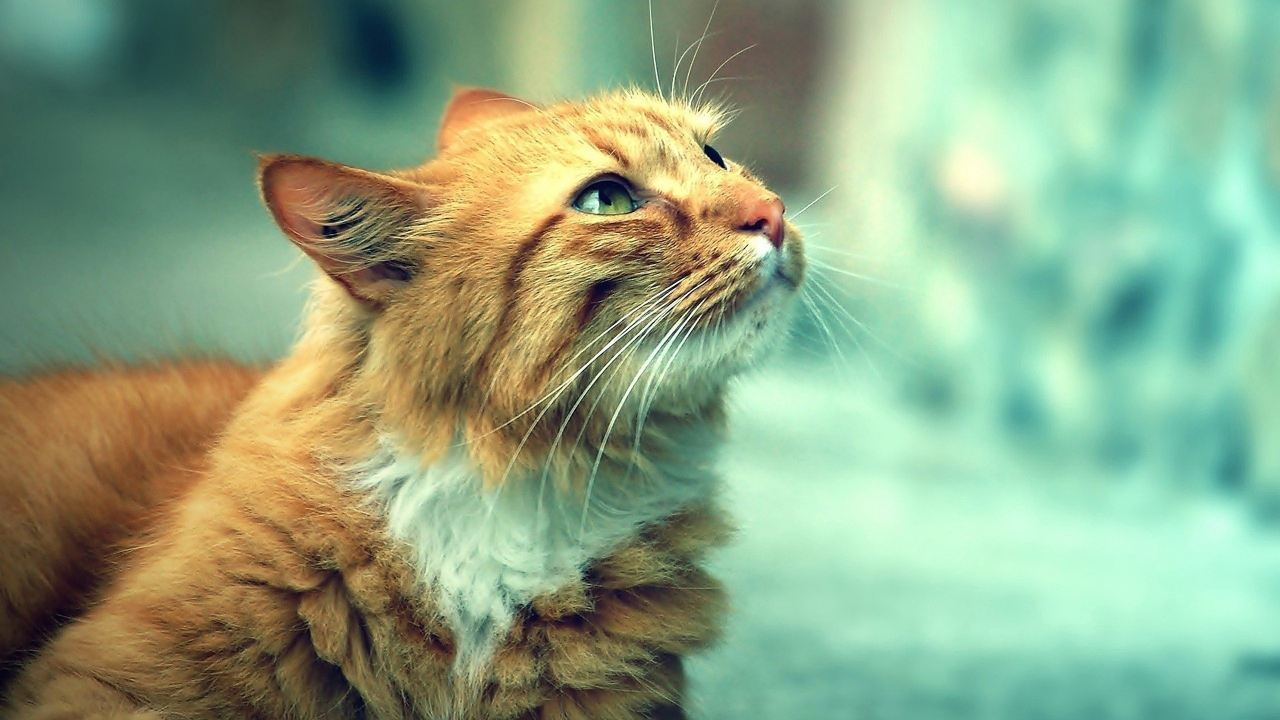
#> input picture 201911019_201911020-ProjectCode/1.jpg, 2560 x 1440 px, found by its file name (shown at 1/2 size)
$ jupyter execute --allow-errors HistoEqualize.ipynb   (shell and % lines are left out)   (older library calls are emulated)
#> lines starting #> are read from the running program, lines starting #| are printed output that depends on the picture
<a href="https://colab.research.google.com/github/Keval1998/cudaProject/blob/master/HistoEqualize.ipynb" target="_parent"></a>

[cell 1]
from google.colab import drive
drive.mount('/content/drive')

[cell 2]
from PIL import Image
im = Image.open('/content/drive/My Drive/ACproject/1.jpg').convert('L')
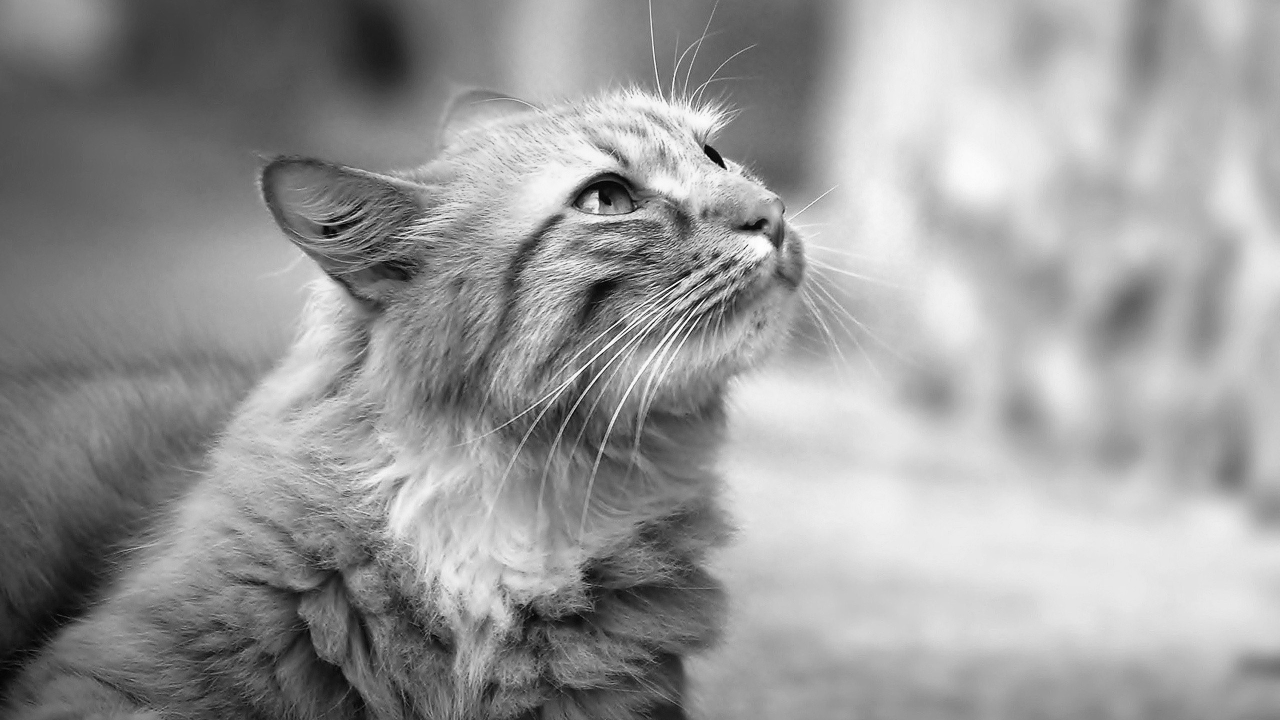
#> im: PIL image 2560x1440 L (shown at 1/2 size); min 0, max 255, mean 153.1
im_resized = im.resize((250,250), Image.ANTIALIAS)
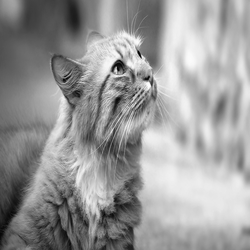
#> im_resized: PIL image 250x250 L; min 0, max 255, mean 153.1
im_resized.save('greyscale.png')

[cell 3]
from matplotlib import pyplot as plt
import numpy as np
from PIL import Image
im=Image.open("greyscale.png")
f1=open("dat1.txt","w")
pxl=list(im.getdata())
#> pxl = 62500 items

for i in pxl:
    f1.write(str(i)+" ")
    f1.write("\n")
#> this loop made 62500 passes
#> i on passes 1 to 3: 130, 135, 142

columnsize,rowsize=im.size
#> columnsize = 250; rowsize = 250

a = np.array(pxl)

print(a.shape)
#| (62500,)
plt.hist(a, bins = 255)
x1,x2,y1,y2 = plt.axis()

plt.axis((x1,x2,0,5000))
plt.title("histogram")
plt.show()
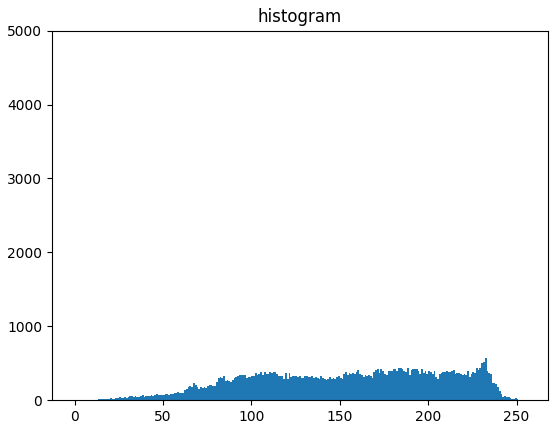
#> figure drawn by matplotlib, 1 panel; tallest bar 566 high, from x = 232 to 233
